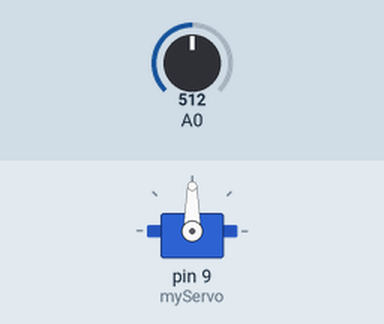
This sketch was run on a simulated Arduino Uno, built with avr-gcc and run on an emulated ATmega328P. Shown: servo. The test bench sets the inputs (shaded band); at power-on: A0 = 512.

Above: at 1.2 s.
1.3 s: A0 set to 716
At 1.7 s:
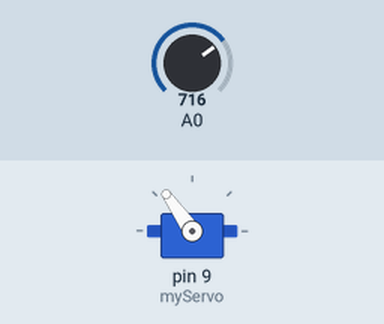
2.8 s: A0 set to 900
At 3.9 s:
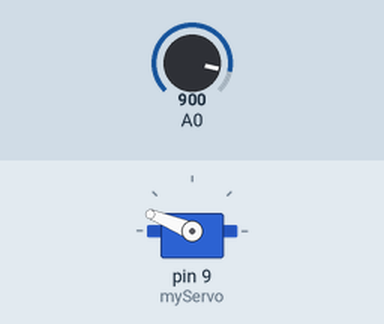
4.3 s: A0 set to 1023
At 4.9 s:
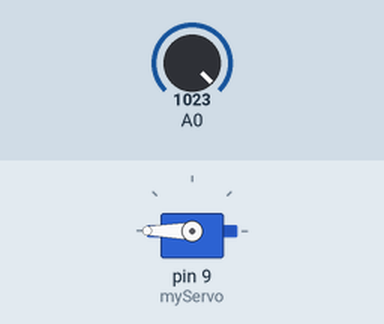
5.8 s: A0 set to 306
At 7.0 s:
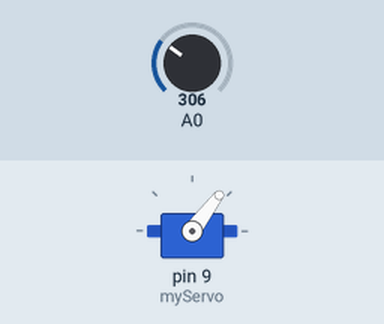
7.3 s: A0 set to 122
At 8.2 s:
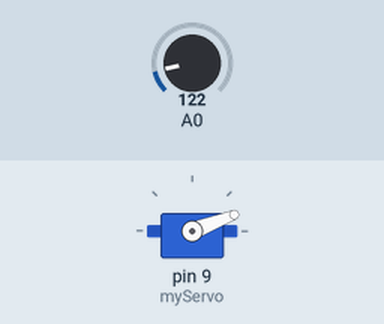
Timing chart, 0 to 9.8 s (numbered marks = the images above; inputs shaded):
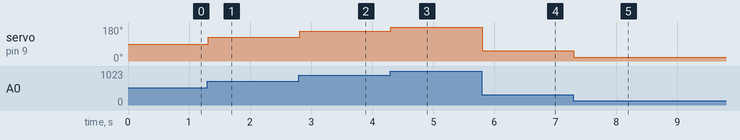

Measured:
- after the input at 1.3 s, servo on pin 9 (myServo): 90° → 125° at once
- after the input at 2.8 s, servo on pin 9 (myServo): 125° → 158° at once
- after the input at 4.3 s, servo on pin 9 (myServo): 158° → 180° at once
- after the input at 5.8 s, servo on pin 9 (myServo): 180° → 53° at once
- after the input at 7.3 s, servo on pin 9 (myServo): 53° → 21° at once

The sketch:

Code.ino
```cpp
#include <Servo.h>

Servo myServo;

int angle;

void setup()
{
  myServo.attach(9);
}

void loop()
{
  int potValue = analogRead(A0);

  angle = map(potValue,0,1023,0,180);
  myServo.write(angle);
  delay(20);
}
```
